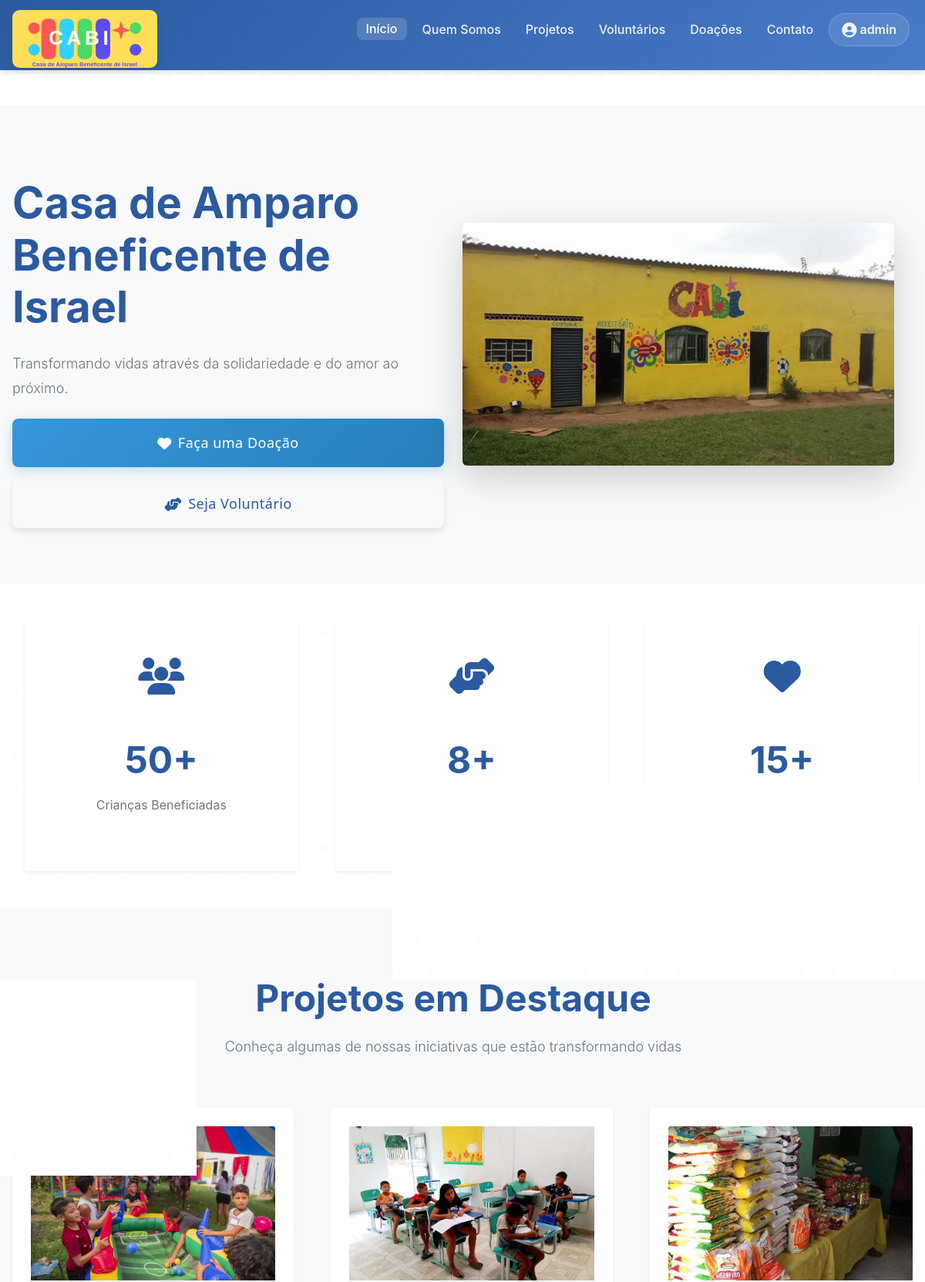
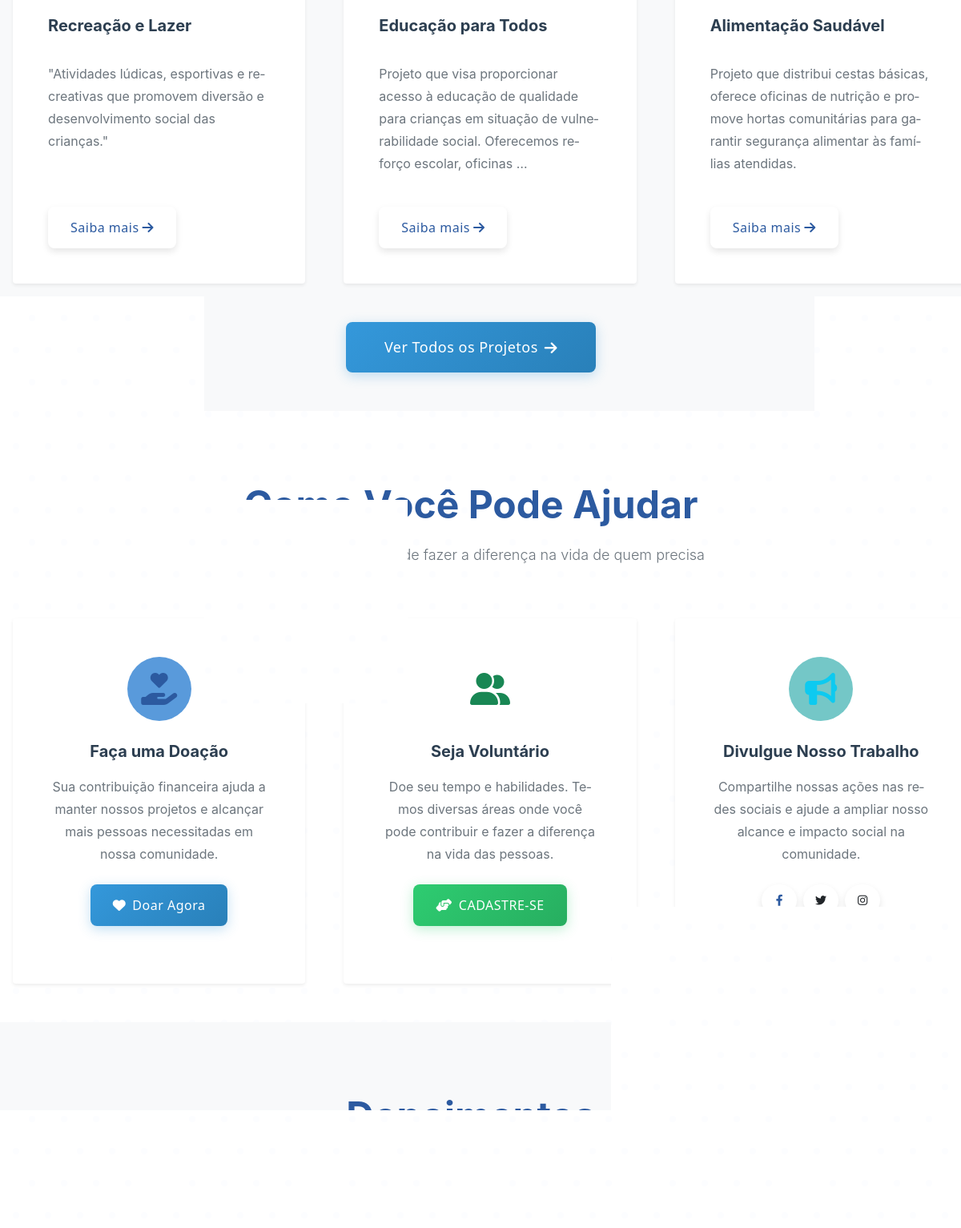
The app's page / (signed in, upper part) with its own data (2 pictures, top to bottom).
### core/models.py (models this page shows, shortened)
class Projeto(models.Model):
    titulo = models.CharField(max_length=200)
    descricao = models.TextField()
    imagem = models.ImageField(upload_to='projetos/', verbose_name='Imagem do Projeto', blank=True, null=True)
    data_inicio = models.DateField()
    ativo = models.BooleanField(default=True)
    data_criacao = models.DateTimeField(auto_now_add=True)

### core/views.py (the view)
# urls.py: path('', views.home, name='home'),
def home(request):
    projetos = Projeto.objects.filter(ativo=True).order_by('-data_criacao')[:3]
    return render(request, 'pages/home.html', {'projetos': projetos})

### templates/pages/home.html (shortened to what this page needs)
{% extends 'base/base.html' %}
{% block content %}
<section class="py-5 bg-light">
    <div class="container">
        <div class="row align-items-center">
            <div class="col-lg-6 col-md-12 mb-4 mb-lg-0">
                <h1 class="display-4 fw-bold mb-4 text-primary hero-title">Casa de Amparo Beneficente de Israel</h1>
                <p class="lead mb-4 text-muted">Transformando vidas através da solidariedade e do amor ao próximo.</p>
                <div class="d-flex flex-column flex-sm-row gap-3 mt-4">
                    <a href="{% url 'doacoes' %}" class="btn btn-primary btn-lg">
                        <i class="fas fa-heart me-2"></i>Faça uma Doação
                    </a>
                    <a href="{% url 'area_voluntarios' %}" class="btn btn-outline-primary btn-lg">
                        <i class="fas fa-hands-helping me-2"></i>Seja Voluntário
                    </a>
                </div>
            </div>
            <div class="col-lg-6 col-md-12">
                <img src="/static/images/CABI01.jpg" alt="Pessoas se ajudando" class="img-fluid rounded shadow-lg">
            </div>
            </div>
            </div>
</section>
<section class="py-5">
    <div class="container-fluid">
        <div class="cards-container">
            <div class="row text-center g-4">
                <div class="col-lg-4 col-md-4 col-sm-12">
                    <div class="card h-100 border-0 shadow-sm">
                    <div class="card-body p-4">
                        <i class="fas fa-users fa-3x text-primary mb-3"></i>
                        <h2 class="display-5 fw-bold text-primary">50+</h2>
                        <p class="card-text text-muted">Crianças Beneficiadas</p>
                    </div>
                </div>
            </div>
            <div class="col-lg-4 col-md-4 col-sm-12">
                    <div class="card h-100 border-0 shadow-sm">
                    <div class="card-body p-4">
                        <i class="fas fa-hands-helping fa-3x text-primary mb-3"></i>
                        <h2 class="display-5 fw-bold text-primary">8+</h2>
                        <p class="card-text text-muted">Projetos Realizados</p>
                    </div>
                </div>
            </div>
            <div class="col-lg-4 col-md-4 col-sm-12">
                    <div class="card h-100 border-0 shadow-sm">
                    <div class="card-body p-4">
                        <i class="fas fa-heart fa-3x text-primary mb-3"></i>
                        <h2 class="display-5 fw-bold text-primary">15+</h2>
                        <p class="card-text text-muted">Voluntários Ativos</p>
                    </div>
                </div>
            </div>
        </div>
    </div>
</section>
<section class="py-5 bg-light">
    <div class="container">
        <div class="row text-center mb-5">
            <div class="col-12">
                <h2 class="display-5 fw-bold text-primary mb-3">Projetos em Destaque</h2>
                <p class="lead text-muted">Conheça algumas de nossas iniciativas que estão transformando vidas</p>
            </div>
        </div>
        <div class="cards-container">
            <div class="row g-4">
            {% if projetos %}
                {% for projeto in projetos %}
                <div class="col-lg-4 col-md-6 col-sm-12">
                    <div class="card h-100 border-0 shadow-sm">
                        {% if projeto.imagem %}
                        <img src="{{ projeto.imagem.url }}" class="card-img-top" alt="{{ projeto.titulo }}" style="height: 200px; object-fit: cover;">
                        {% else %}
                        <div class="card-img-top d-flex align-items-center justify-content-center bg-light" style="height: 200px;">
                            <i class="fas fa-image text-muted" style="font-size: 3rem;"></i>
                        </div>
                        {% endif %}
                        <div class="card-body d-flex flex-column">
                            <h5 class="card-title fw-bold mb-3">{{ projeto.titulo }}</h5>
                            <p class="card-text text-muted flex-grow-1">{{ projeto.descricao|truncatewords:20 }}</p>
                            <div class="mt-auto">
                                <a href="{% url 'projetos' %}" class="btn btn-outline-primary">
                                    Saiba mais <i class="fas fa-arrow-right ms-1"></i>
                                </a>
                            </div>
                        </div>
                    </div>
                </div>
                {% endfor %}
            {% endif %}
            </div>
        </div>
        {% if projetos %}
        <div class="row mt-5">
            <div class="col-12 text-center">
                <a href="{% url 'projetos' %}" class="btn btn-primary btn-lg px-5">
                    Ver Todos os Projetos <i class="fas fa-arrow-right ms-2"></i>
                </a>
            </div>
        </div>
        {% endif %}
    </div>
</section>
<section class="py-5">
    <div class="container">
        <div class="row text-center mb-5">
            <div class="col-12">
                <h2 class="display-5 fw-bold text-primary mb-3">Como Você Pode Ajudar</h2>
                <p class="lead text-muted">Existem várias maneiras de fazer a diferença na vida de quem precisa</p>
            </div>
        </div>
        <div class="cards-container">
            <div class="row g-4">
                <div class="col-lg-4 col-md-4 col-sm-12">
                    <div class="card h-100 border-0 shadow-sm text-center">
                    <div class="card-body p-4">
                        <div class="mb-4">
                            <div class="bg-primary bg-opacity-10 d-inline-flex align-items-center justify-content-center rounded-circle" style="width: 80px; height: 80px;">
                                <i class="fas fa-hand-holding-heart text-primary" style="font-size: 2.5rem;"></i>
                            </div>
                        </div>
                        <h4 class="card-title fw-bold mb-3">Faça uma Doação</h4>
                        <p class="card-text text-muted mb-4">Sua contribuição financeira ajuda a manter nossos projetos e alcançar mais pessoas necessitadas em nossa comunidade.</p>
                        <div class="mt-auto">
                            <a href="{% url 'doacoes' %}" class="btn btn-primary">
                                <i class="fas fa-heart me-2"></i>Doar Agora
                            </a>
                        </div>
                    </div>
                </div>
            </div>
            <div class="col-lg-4 col-md-4 col-sm-12">
                    <div class="card h-100 border-0 shadow-sm text-center">
                    <div class="card-body p-4">
                        <div class="mb-4">
                            <div class="bg-success bg-opacity-10 d-inline-flex align-items-center justify-content-center rounded-circle" style="width: 80px; height: 80px;">
                                <i class="fas fa-user-friends text-success" style="font-size: 2.5rem;"></i>
                            </div>
                        </div>
                        <h4 class="card-title fw-bold mb-3">Seja Voluntário</h4>
                        <p class="card-text text-muted mb-4">Doe seu tempo e habilidades. Temos diversas áreas onde você pode contribuir e fazer a diferença na vida das pessoas.</p>
                        <div class="mt-auto">
                            <a href="{% url 'area_voluntarios' %}" class="btn btn-success">
                                <i class="fas fa-hands-helping me-2"></i>Cadastre-se
                            </a>
                        </div>
                    </div>
                </div>
            </div>
            <div class="col-lg-4 col-md-4 col-sm-12">
                    <div class="card h-100 border-0 shadow-sm text-center">
                    <div class="card-body p-4">
                        <div class="mb-4">
                            <div class="bg-info bg-opacity-10 d-inline-flex align-items-center justify-content-center rounded-circle" style="width: 80px; height: 80px;">
                                <i class="fas fa-bullhorn text-info" style="font-size: 2.5rem;"></i>
                            </div>
                        </div>
                        <h4 class="card-title fw-bold mb-3">Divulgue Nosso Trabalho</h4>
                        <p class="card-text text-muted mb-4">Compartilhe nossas ações nas redes sociais e ajude a ampliar nosso alcance e impacto social na comunidade.</p>
                        <div class="mt-auto">
                            <div class="d-flex gap-2 justify-content-center">
                                <a href="https://www.facebook.com/casadeampar/" class="btn btn-outline-primary btn-sm rounded-circle" style="width: 40px; height: 40px;">
                                    <i class="fab fa-facebook-f"></i>
                                </a>
                                <a href="#" class="btn btn-outline-info btn-sm rounded-circle" style="width: 40px; height: 40px;">
                                    <i class="fab fa-twitter"></i>
                                </a>
                                <a href="https://www.instagram.com/accounts/login/?next=%2F_casadeamparo%2F&source=omni_redirect" class="btn btn-outline-danger btn-sm rounded-circle" style="width: 40px; height: 40px;">
                                    <i class="fab fa-instagram"></i>
                                </a>
                            </div>
                        </div>
                    </div>
                </div>
            </div>
        </div>
    </div>
</section>
<section class="py-5 bg-light">
    <div class="container">
        <div class="row text-center mb-5">
            <div class="col-12">
                <h2 class="display-5 fw-bold text-primary mb-3">Depoimentos</h2>
                <p class="lead text-muted">O que dizem sobre nosso trabalho</p>
            </div>
        </div>
</section>
{% endblock %}

### templates/base/base.html (shortened to what this page needs)
{% load static %}
<!DOCTYPE html>
<html lang="pt-br">
<head>
    <link rel="stylesheet" href="https://cdnjs.cloudflare.com/ajax/libs/font-awesome/6.4.0/css/all.min.css">
    <link rel="stylesheet" href="{% static 'css/framework.css' %}">
    <link rel="stylesheet" href="{% static 'css/style.css' %}">
    <link rel="stylesheet" href="{% static 'css/components.css' %}">
    <link rel="stylesheet" href="{% static 'css/layout.css' %}">
    <link rel="stylesheet" href="{% static 'css/cards-responsive.css' %}">
</head>
<body>
    <nav class="navbar navbar-expand-lg navbar-dark bg-primary fixed-top">
        <div class="container d-flex justify-content-between align-items-center">
            <a class="navbar-brand" href="{% url 'home' %}">
                <img src="{% static 'images/logo-cabi.svg' %}" alt="Logo Casa de Amparo Beneficente de Israel" style="height: 75px;">
            </a>
            <div class="collapse navbar-collapse" id="navbarNav">
                <ul class="navbar-nav ms-auto">
                    <li class="nav-item">
                        <a class="nav-link {% if request.path == '/' %}active{% endif %}" href="{% url 'home' %}">Início</a>
                    </li>
                    <li class="nav-item">
                        <a class="nav-link {% if 'sobre' in request.path %}active{% endif %}" href="{% url 'sobre' %}">Quem Somos</a>
                    </li>
                    <li class="nav-item">
                        <a class="nav-link {% if 'projetos' in request.path %}active{% endif %}" href="{% url 'projetos' %}">Projetos</a>
                    </li>
                    <li class="nav-item">
                        <a class="nav-link {% if 'voluntarios' in request.path %}active{% endif %}" href="{% url 'area_voluntarios' %}">Voluntários</a>
                    </li>
                    <li class="nav-item">
                        <a class="nav-link {% if 'doacoes' in request.path %}active{% endif %}" href="{% url 'doacoes' %}">Doações</a>
                    </li>
                    <li class="nav-item">
                        <a class="nav-link {% if 'contato' in request.path %}active{% endif %}" href="{% url 'contato' %}">Contato</a>
                    </li>
                    <li class="nav-item">
                        {% if user.is_authenticated %}
                            <li class="nav-item dropdown">
                                <a class="nav-link dropdown-toggle" href="#" id="userDropdown" role="button" data-bs-toggle="dropdown" aria-expanded="false">
                                    <i class="fas fa-user-circle me-1"></i>{{ user.username }}
                                </a>
                            </li>
                        {% else %}
                            <a class="nav-link" href="/admin/">Entrar</a>
                        {% endif %}
                    </li>
                </ul>
            </div>
        </div>
    </nav>
    <main style="margin-top: 45px;">
        {% block content %}{% endblock %}
    </main>
</body>
</html>

### records on screen
Projeto: imagem (picture), titulo "Recreação e Lazer", descricao "\"Atividades lúdicas, esportivas e recreativas que promovem diversão e desenvolvimento social das crianças.\""
Projeto: imagem (picture), titulo "Educação para Todos", descricao "Projeto que visa proporcionar acesso à educação de qualidade para crianças em situação de vulnerabilidade social. Oferecemos reforço escolar, oficinas …"
Projeto: imagem (picture), titulo "Alimentação Saudável", descricao "Projeto que distribui cestas básicas, oferece oficinas de nutrição e promove hortas comunitárias para garantir segurança alimentar às famílias atendidas."

### other values on screen
{{ user.username }} "admin"
